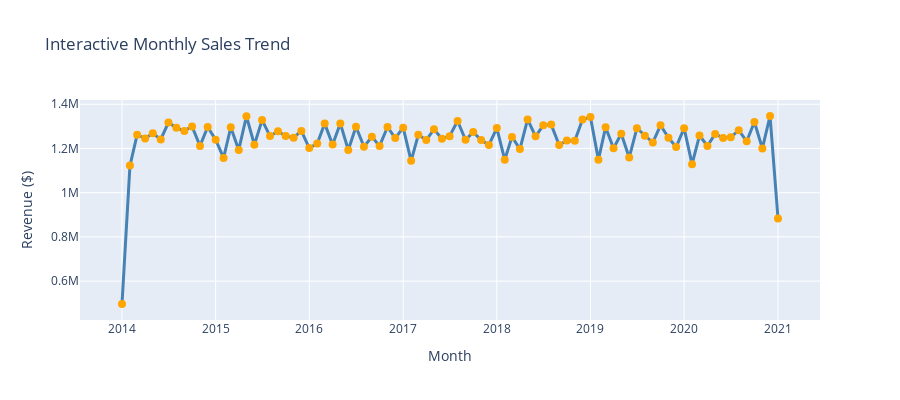

Notebook cell for this chart:
### Markdown cell above
## 13. Sales Performance Visualization

### Code cell
# Create comprehensive sales performance visualizations

# Merge fact table with time dimension for time-based analysis
sales_with_time = fact_table.merge(time_dim, on='time_key')

# Ensure date column is datetime type after merge
sales_with_time['date'] = pd.to_datetime(sales_with_time['date'], format='%d-%m-%Y %H:%M', errors='coerce')

# 1. Monthly Sales Trend
monthly_sales = sales_with_time.groupby([sales_with_time['date'].dt.to_period('M')])['total_price'].sum()

fig = plt.figure(figsize=(15, 12))

# Monthly trend
plt.subplot(2, 2, 1)
monthly_sales.plot(kind='line', marker='o', color='steelblue')
plt.title('Monthly Sales Revenue Trend', fontsize=14, fontweight='bold')
plt.xlabel('Month')
plt.ylabel('Revenue ($)')
plt.xticks(rotation=45)
plt.grid(True, alpha=0.3)

# 2. Daily sales distribution
daily_sales = sales_with_time.groupby(sales_with_time['date'].dt.date)['total_price'].sum()

plt.subplot(2, 2, 2)
plt.hist(daily_sales.values, bins=30, color='lightcoral', edgecolor='black', alpha=0.7)
plt.title('Daily Sales Distribution', fontsize=14, fontweight='bold')
plt.xlabel('Daily Revenue ($)')
plt.ylabel('Frequency')
plt.grid(True, alpha=0.3)

# 3. Quarterly performance
quarterly_sales = sales_with_time.groupby('quarter')['total_price'].sum()

plt.subplot(2, 2, 3)
bars = plt.bar(quarterly_sales.index, quarterly_sales.values, color=['#FF6B6B', '#4ECDC4', '#45B7D1', '#96CEB4'])
plt.title('Quarterly Sales Performance', fontsize=14, fontweight='bold')
plt.xlabel('Quarter')
plt.ylabel('Revenue ($)')
for i, bar in enumerate(bars):
    plt.text(bar.get_x() + bar.get_width()/2, bar.get_height() + quarterly_sales.max()*0.01, 
             f'${quarterly_sales.iloc[i]:,.0f}', ha='center', va='bottom', fontweight='bold')

# 4. Yearly comparison
yearly_sales = sales_with_time.groupby('year')['total_price'].sum()

plt.subplot(2, 2, 4)
colors = plt.cm.viridis(np.linspace(0, 1, len(yearly_sales)))
bars = plt.bar(yearly_sales.index, yearly_sales.values, color=colors)
plt.title('Yearly Sales Comparison', fontsize=14, fontweight='bold')
plt.xlabel('Year')
plt.ylabel('Revenue ($)')
plt.xticks(rotation=45)
for i, bar in enumerate(bars):
    plt.text(bar.get_x() + bar.get_width()/2, bar.get_height() + yearly_sales.max()*0.01, 
             f'${yearly_sales.iloc[i]:,.0f}', ha='center', va='bottom', fontweight='bold')

plt.tight_layout()
plt.show()

# Interactive plotly chart for monthly trends
fig_interactive = px.line(x=monthly_sales.index.astype(str), y=monthly_sales.values, 
                         title='Interactive Monthly Sales Trend',
                         labels={'x': 'Month', 'y': 'Revenue ($)'})
fig_interactive.update_traces(mode='lines+markers', line=dict(color='steelblue', width=3),
                             marker=dict(size=8, color='orange'))
fig_interactive.update_layout(height=400)
fig_interactive.show()

### Figure 1 — Plotly figure (JSON) as saved in the notebook; plotly's stock layout.template omitted (floating-point values rounded to 4 significant figures)
{"data": [{"hovertemplate": "Month=%{x}<br>Revenue ($)=%{y}<extra></extra>", "legendgroup": "", "line": {"color": "steelblue", "dash": "solid", "width": 3}, "marker": {"color": "orange", "size": 8, "symbol": "circle"}, "mode": "lines+markers", "name": "", "orientation": "v", "showlegend": false, "type": "scatter", "x": ["2014-01", "2014-02", "2014-03", "2014-04", "2014-05", "2014-06", "2014-07", "2014-08", "2014-09", "2014-10", "2014-11", "2014-12", "2015-01", "2015-02", "2015-03", "2015-04", "2015-05", "2015-06", "2015-07", "2015-08", "2015-09", "2015-10", "2015-11", "2015-12", "2016-01", "2016-02", "2016-03", "2016-04", "2016-05", "2016-06", "2016-07", "2016-08", "2016-09", "2016-10", "2016-11", "2016-12", "2017-01", "2017-02", "2017-03", "2017-04", "2017-05", "2017-06", "2017-07", "2017-08", "2017-09", "2017-10", "2017-11", "2017-12", "2018-01", "2018-02", "2018-03", "2018-04", "2018-05", "2018-06", "2018-07", "2018-08", "2018-09", "2018-10", "2018-11", "2018-12", "2019-01", "2019-02", "2019-03", "2019-04", "2019-05", "2019-06", "2019-07", "2019-08", "2019-09", "2019-10", "2019-11", "2019-12", "2020-01", "2020-02", "2020-03", "2020-04", "2020-05", "2020-06", "2020-07", "2020-08", "2020-09", "2020-10", "2020-11", "2020-12", "2021-01"], "xaxis": "x", "y": [496500.0, 1122547, 1262000.0, 1245000.0, 1269000.0, 1241000.0, 1317296, 1293211, 1279000.0, 1300000.0, 1212000.0, 1297200, 1239765, 1157000.0, 1296000.0, 1193564, 1346000.0, 1217000.0, 1328000.0, 1256000.0, 1278000.0, 1256000.0, 1249000.0, 1279000.0, 1202000.0, 1223000.0, 1312000.0, 1217547, 1313000.0, 1193000.0, 1298000.0, 1208266, 1253000.0, 1212000.0, 1297000.0, 1246905, 1294000.0, 1144000.0, 1262000.0, 1238000.0, 1286000.0, 1244332, 1256000.0, 1324000.0, 1239157, 1274048, 1238000.0, 1216000.0, 1293000.0, 1149000.0, 1252000.0, 1197510, 1332000.0, 1254822, 1305000.0, 1308000.0, 1216000.0, 1237000.0, 1235000.0, 1330733, 1341867, 1150000.0, 1295730, 1201298, 1266000.0, 1158766, 1292000.0, 1257000.0, 1227000.0, 1305000.0, 1249000.0, 1207000.0, 1292000.0, 1128964, 1258565, 1211492, 1266000.0, 1248000.0, 1251000.0, 1283000.0, 1233000.0, 1320000.0, 1200000.0, 1347000.0, 883800.0], "yaxis": "y"}], "layout": {"height": 400, "legend": {"tracegroupgap": 0}, "title": {"text": "Interactive Monthly Sales Trend"}, "xaxis": {"anchor": "y", "domain": [0, 1], "title": {"text": "Month"}}, "yaxis": {"anchor": "x", "domain": [0, 1], "title": {"text": "Revenue ($)"}}}}
